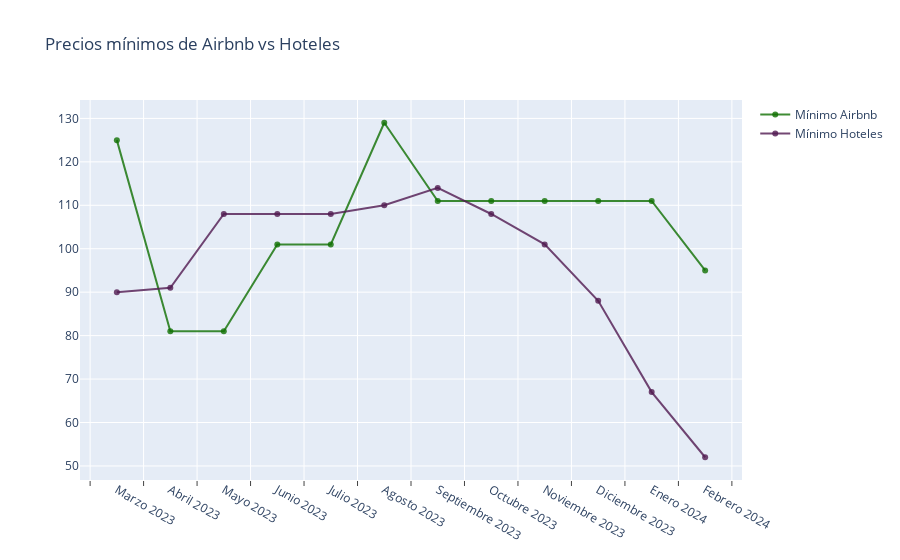

Here is the notebook cell this chart was saved with:
### Code cell
trace1 = go.Scatter(
                    x = df_airbnb.columns,
                    y = airbnb_min,
                    name = 'Mínimo Airbnb',
                    mode= 'lines+markers',
                    marker = dict(color = 'rgba(16, 112, 2, 0.8)'),
                    text = "min airbnb")

trace2 = go.Scatter(
                    x = df_hotel.columns,
                    y = hotel_min,
                    name = 'Mínimo Hoteles',
                    mode= 'lines+markers',
                    marker = dict(color = 'rgba(80, 26, 80, 0.8)'),
                    text ="min hotel")

data = [trace1, trace2]

layout = dict(title = 'Precios mínimos de Airbnb vs Hoteles',
             xaxis= dict(ticklen=5, ticks="outside", tickson="boundaries",), 
           )

fig = go.Figure(data = data, layout=layout)

iplot(fig)

### Figure 1 — Plotly figure (JSON) as saved in the notebook; plotly's stock layout.template omitted (floating-point values rounded to 4 significant figures)
{"data": [{"marker": {"color": "rgba(16, 112, 2, 0.8)"}, "mode": "lines+markers", "name": "Mínimo Airbnb", "text": "min airbnb", "type": "scatter", "x": ["Marzo 2023", "Abril 2023", "Mayo 2023", "Junio 2023", "Julio 2023", "Agosto 2023", "Septiembre 2023", "Octubre 2023", "Noviembre 2023", "Diciembre 2023", "Enero 2024", "Febrero 2024"], "y": [125, 81, 81, 101, 101, 129, 111, 111, 111, 111, 111, 95]}, {"marker": {"color": "rgba(80, 26, 80, 0.8)"}, "mode": "lines+markers", "name": "Mínimo Hoteles", "text": "min hotel", "type": "scatter", "x": ["Marzo 2023", "Abril 2023", "Mayo 2023", "Junio 2023", "Julio 2023", "Agosto 2023", "Septiembre 2023", "Octubre 2023", "Noviembre 2023", "Diciembre 2023", "Enero 2024", "Febrero 2024"], "y": [90, 91, 108, 108, 108, 110, 114, 108, 101, 88, 67, 52]}], "layout": {"title": {"text": "Precios mínimos de Airbnb vs Hoteles"}, "xaxis": {"ticklen": 5, "ticks": "outside", "tickson": "boundaries"}}}
